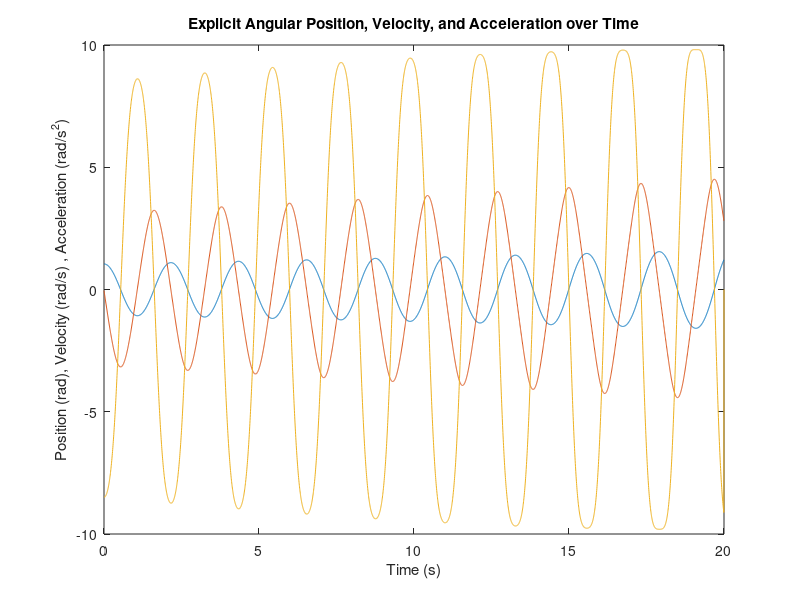

This chart was generated by the following MATLAB code: (Note: this script raises an error after producing the figure.)
%Problem 1 Pendulum
%David Curry
%ID: 304755606
clear all;
clc;
%define constants
g = 9.81;
L = 1;
%set the change in time, the time array, nd the total number of steps
delta_t = 0.005;
t_steps = 20/delta_t;
t = linspace(0,20,t_steps);
%create a 4000 slot array filled with zeros for the explicit way
w = zeros(1,t_steps);
theta = zeros(1,t_steps);
acc = zeros(1,t_steps);
%create arrays for the implicit way
w2 = zeros(1,t_steps);
theta2 = zeros(1,t_steps);
acc2 = zeros(1,t_steps);
%set initial conditions
theta(1) = pi/3;
w(1) = 0;
theta2(1) = pi/3;
w2(1) = 0;
%make a 4000 slot array filled with zeros for h and Energy
h = zeros(1,t_steps);
Energy = zeros(1,t_steps);
%make a 4000 slot array filled with zeros for the implicit h and energy
h2 = zeros(1,t_steps);
Energy2 = zeros(1,t_steps);

%loop to set all the values of each array
for k = 1:t_steps - 1
    %explicit way
    w(k+1) = -delta_t*(g/L)*sin(theta(k)) + w(k);
    theta(k+1) = delta_t*w(k) + theta(k);
    acc(k) = -(g/L)*sin(theta(k));
    h(k) = L - cos(theta(k))*L ;
    Energy(k) = g*h(k) + (.5*(L*w(k))^2);
    
    w(k) = w(k+1);
    theta(k) = theta(k+1);
    
    %implicit way
    theta2(k+1) = -delta_t^2*(g/L)*sin(theta2(k)) + delta_t*w2(k) + theta2(k);
    w2(k+1) = (theta2(k+1) - theta2(k))/delta_t;
    acc2(k) = -(g/L)*sin(theta2(k));
    h2(k) = L - cos(theta2(k))*L ;
    Energy2(k) = g*h2(k) + (.5*(L*w2(k))^2);
    
    w2(k) = w2(k+1);
    theta2(k) = theta2(k+1);
end

%plot all three curves on one graph
plot(t,theta, t, w, t, acc);
xlabel('Time (s)');
ylabel('Position (rad), Velocity (rad/s) , Acceleration (rad/s^2)');
title('Explicit Angular Position, Velocity, and Acceleration over Time');
legend('Position','Velocity', 'Acceleration');
%plot the energy vs time
figure;
plot(t,Energy);
xlabel('Time (s)');
ylabel('Energy (J)')
title('Explicit Energy over Time');
figure;
%plot the implict data on one graph
plot(t, theta2, t, w2, t, acc2);
xlabel('Time (s)');
ylabel('Position (rad), Velocity (rad/s) , Acceleration (rad/s^2)');
title('Implicit Angular Position, Velocity, and Acceleration over Time');
legend('Position','Velocity', 'Acceleration');
figure;
%plot the implicit energy vs time
plot(t,Energy2);
xlabel('Time (s)');
ylabel('Energy (J)')
title('Implicit Energy over Time');

